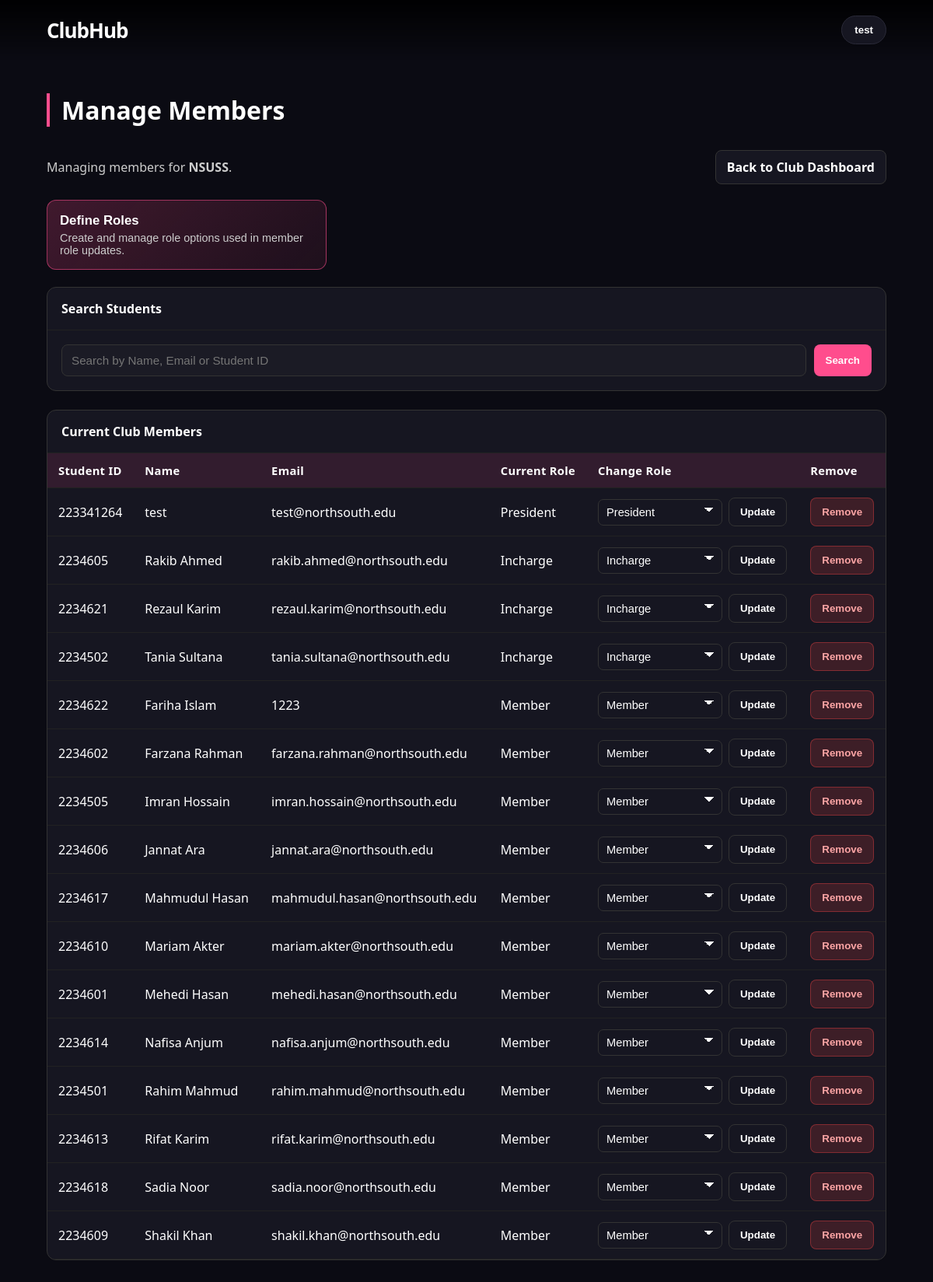
The page /manage_members.php (signed in) on the database its author committed.
### tables this page shows
CREATE TABLE `clubs` (
  `club_id` int(11) NOT NULL,
  `club_name` varchar(255) NOT NULL,
  `club_data` longtext DEFAULT NULL
);

CREATE TABLE `club_members` (
  `member_id` int(11) NOT NULL,
  `student_id` varchar(20) DEFAULT NULL,
  `club_id` int(11) DEFAULT NULL,
  `Role` varchar(255) DEFAULT NULL,
  `active` binary(1) DEFAULT '1'
);

CREATE TABLE `students` (
  `student_id` varchar(20) NOT NULL,
  `full_name` varchar(255) NOT NULL,
  `student_email` varchar(255) NOT NULL,
  `address` varchar(255) NOT NULL,
  `DOB` date DEFAULT NULL,
  `contact` varchar(15) DEFAULT NULL
);

CREATE TABLE `club_role_definitions` (
  `role_id` int(11) NOT NULL,
  `club_id` int(11) NOT NULL,
  `role_name` varchar(255) NOT NULL,
  `is_active` tinyint(1) DEFAULT 1
);

### manage_members.php (the view, shortened to what this page needs)
<?php
include 'connection.php';
function findClubForUser(mysqli $con, string $email, bool $ebOnly = true): ?array
{
    $roleClause = $ebOnly ? " AND UPPER(cm.Role) LIKE 'EB%'" : '';
    $sql = "
        SELECT c.club_id, c.club_name
        FROM students s
        INNER JOIN club_members cm ON cm.student_id = s.student_id AND cm.active = 1
        INNER JOIN clubs c ON c.club_id = cm.club_id
        WHERE s.student_email = ?
        $roleClause
        ORDER BY cm.member_id ASC
        LIMIT 1
    ";
    $stmt = $con->prepare($sql);
    $stmt->bind_param('s', $email);
    $stmt->execute();
    $row = $stmt->get_result()->fetch_assoc();
    return $row ?: null;
}
function normalizeRoleInput(string $value): string
{
    $value = trim($value);
    $value = preg_replace('/\s+/', ' ', $value);
    return trim((string)$value);
}
function roleDisplayName(string $roleName): string
{
    $normalized = normalizeRoleInput($roleName);
    $withoutPrefix = preg_replace('/^EB[\s\-_:]*/i', '', $normalized);
    $withoutPrefix = normalizeRoleInput((string)$withoutPrefix);
    return $withoutPrefix;
}
$email = (string)$_SESSION['Email'];
$displayName = $_SESSION['Name'] ?? null;
$clubId = intval($_SESSION['club_id'] ?? ($_SESSION['Club_id'] ?? 0));
$clubName = '';
if ($clubId <= 0 || $clubName === '') {
    $clubInfo = findClubForUser($con, $email, true);
    if ($clubInfo) {
        $clubId = intval($clubInfo['club_id']);
        $clubName = (string)$clubInfo['club_name'];
    }
}
$baseRoles = ['Member', 'Executive', 'President', 'EB-Executive', 'EB-President'];
$customRoles = [];
$memberRoleNames = [];
if ($clubId > 0) {
    $checkRoleTableSql = 'SELECT 1 FROM club_role_definitions LIMIT 1';
    $roleTableReady = mysqli_query($con, $checkRoleTableSql) !== false;
    if ($roleTableReady) {
        $rolesStmt = $con->prepare(
            'SELECT role_id, role_name
             FROM club_role_definitions
             WHERE club_id = ? AND is_active = 1
             ORDER BY role_name ASC'
        );
        if ($rolesStmt) {
            $rolesStmt->bind_param('i', $clubId);
            $rolesStmt->execute();
            $rolesResult = $rolesStmt->get_result();
            while ($row = $rolesResult->fetch_assoc()) {
                $customRoles[] = $row;
            }
        }
    }
}
if ($clubId > 0) {
    $memberRolesStmt = $con->prepare(
        'SELECT DISTINCT Role AS role_name
         FROM club_members
         WHERE club_id = ?
           AND active = 1
           AND Role IS NOT NULL
           AND TRIM(Role) <> ""
         ORDER BY role_name ASC'
    );
    if ($memberRolesStmt) {
        $memberRolesStmt->bind_param('i', $clubId);
        $memberRolesStmt->execute();
        $memberRolesResult = $memberRolesStmt->get_result();
        while ($roleRow = $memberRolesResult->fetch_assoc()) {
            $normalized = normalizeRoleInput((string)$roleRow['role_name']);
            if ($normalized !== '') {
                $memberRoleNames[] = $normalized;
            }
        }
    }
}
$customRoleNames = array_map(
    static function (array $row): string {
        return (string)$row['role_name'];
    },
    $customRoles
);
$customRoleNames = array_values(array_unique($customRoleNames));
$memberRoleNames = array_values(array_unique($memberRoleNames));
$allowedRoles = array_values(array_unique(array_merge($baseRoles, $customRoleNames, $memberRoleNames)));
$searchQuery = trim((string)($_GET['q'] ?? ''));
$members = [];
if ($clubId > 0) {
    $membersStmt = $con->prepare(
        "SELECT
            cm.member_id,
            cm.student_id,
            cm.Role,
            s.full_name,
            s.student_email
         FROM club_members cm
         INNER JOIN students s ON s.student_id = cm.student_id
         WHERE cm.club_id = ?
           AND cm.active = 1
         ORDER BY
            CASE UPPER(cm.Role)
                WHEN 'PRESIDENT' THEN 1
                WHEN 'EB-PRESIDENT' THEN 1
                WHEN 'EXECUTIVE' THEN 2
                WHEN 'EB-EXECUTIVE' THEN 2
                WHEN 'INCHARGE' THEN 2
                ELSE 3
            END,
            s.full_name ASC"
    );
    $membersStmt->bind_param('i', $clubId);
    $membersStmt->execute();
    $membersResult = $membersStmt->get_result();
    while ($row = $membersResult->fetch_assoc()) {
        $members[] = $row;
    }
}
?>
<!DOCTYPE html>
<html lang="en">
<head>
    <link rel="stylesheet" href="styles.css?v=<?php echo filemtime('styles.css'); ?>">
</head>
<body>
    <nav>
        <div class="logo">ClubHub</div>
        <div class="profile-menu" id="profile-menu">
            <button class="profile-trigger" id="profile-trigger" type="button" aria-expanded="false"><?php echo htmlspecialchars((string)$displayName); ?></button>
        </div>
    </nav>
    <section class="members-page">
        <div class="header">Manage Members</div>
        <div class="members-header">
            <p class="members-meta">
                <?php if ($clubId > 0): ?>
                    Managing members for <strong><?php echo htmlspecialchars($clubName !== '' ? $clubName : ('Club #' . $clubId)); ?></strong>.
                <?php else: ?>
                    No club was detected for this account.
                <?php endif; ?>
            </p>
            <a href="Club_dashboard.php" class="back-link">Back to Club Dashboard</a>
        </div>
        <div class="quick-actions">
            <button type="button" class="role-card" id="open-roles-modal" <?php echo $clubId <= 0 ? 'disabled' : ''; ?>>
                <span class="role-card-title">Define Roles</span>
                <span class="role-card-subtitle">Create and manage role options used in member role updates.</span>
            </button>
        </div>
        <div class="panel">
            <div class="panel-header">Search Students</div>
            <div class="panel-body">
                <form class="search-form" method="get" action="manage_members.php">
                    <input
                        class="search-input"
                        type="text"
                        name="q"
                        value="<?php echo htmlspecialchars($searchQuery); ?>"
                        placeholder="Search by Name, Email or Student ID"
                        <?php echo $clubId <= 0 ? 'disabled' : ''; ?>
                    >
                    <button class="btn" type="submit" <?php echo $clubId <= 0 ? 'disabled' : ''; ?>>Search</button>
                </form>
            </div>
        </div>
        <div class="panel">
            <div class="panel-header">Current Club Members</div>
            <div class="table-wrap">
                <table class="members-table">
                    <thead>
                        <tr>
                            <th>Student ID</th>
                            <th>Name</th>
                            <th>Email</th>
                            <th>Current Role</th>
                            <th>Change Role</th>
                            <th>Remove</th>
                        </tr>
                    </thead>
                    <tbody>
                        <?php if ($clubId <= 0): ?>
                            <tr>
                                <td colspan="6" class="empty-state">No club is linked to this account.</td>
                            </tr>
                        <?php elseif (empty($members)): ?>
                            <tr>
                                <td colspan="6" class="empty-state">No active members found for this club.</td>
                            </tr>
                        <?php else: ?>
                            <?php foreach ($members as $member): ?>
                                <?php
                                    $currentRole = (string)$member['Role'];
                                ?>
                                <tr>
                                    <td><?php echo htmlspecialchars((string)$member['student_id']); ?></td>
                                    <td><?php echo htmlspecialchars((string)$member['full_name']); ?></td>
                                    <td><?php echo htmlspecialchars((string)$member['student_email']); ?></td>
                                    <td><?php echo htmlspecialchars(roleDisplayName($currentRole)); ?></td>
                                    <td>
                                        <form method="post" class="inline-form" action="manage_members.php">
                                            <select class="role-select" name="role" aria-label="Update member role">
                                                <?php foreach ($allowedRoles as $roleOption): ?>
                                                    <option value="<?php echo htmlspecialchars($roleOption); ?>" <?php echo $roleOption === $currentRole ? 'selected' : ''; ?>>
                                                        <?php echo htmlspecialchars(roleDisplayName($roleOption)); ?>
                                                    </option>
                                                <?php endforeach; ?>
                                            </select>
                                            <button class="btn btn-secondary" type="submit">Update</button>
                                        </form>
                                    </td>
                                    <td>
                                        <form method="post" action="manage_members.php" onsubmit="return confirm('Remove this member from the club?');">
                                            <button class="btn btn-danger" type="submit">Remove</button>
                                        </form>
                                    </td>
                                </tr>
                            <?php endforeach; ?>
                        <?php endif; ?>
                    </tbody>
                </table>
            </div>
        </div>
    </section>
</body>
</html>

### styles.css (style rules this page uses)
:root { --pink: #ff4d8d; --dark-bg: #0b0b13; --card: #161621; --text: #ffffff; --muted: #cccccc; --overlay-nav: rgba(0, 0, 0, 0.9); --table-border: #333333; --table-row-border: #222222; --modal-overlay: rgba(0, 0, 0, 0.85); --transition: 0.8s cubic-bezier(0.4, 0, 0.2, 1); }
html { scroll-snap-type: y mandatory; scroll-behavior: smooth; }
body { margin: 0; font-family: 'Segoe UI', sans-serif; background: var(--dark-bg); color: var(--text); overflow-x: hidden; }
nav { display: flex; justify-content: space-between; padding: 20px 5%; background: linear-gradient(to bottom, var(--overlay-nav), transparent); position: fixed; width: 90%; z-index: 1000; align-items: center; }
.logo { font-size: 26px; font-weight: 900; letter-spacing: -1px; }
.profile-menu { position: relative; margin-left: auto; }
.profile-trigger { background: var(--card); color: var(--text); border: 1px solid #2a2a38; border-radius: 999px; padding: 10px 16px; font-weight: 600; cursor: pointer; }
.header { font-size: 2rem; margin-bottom: 30px; font-weight: 800; border-left: 4px solid var(--pink); padding-left: 15px; }

### manage_members.php (style rules this page uses)
html { scroll-snap-type: none; }
body { min-height: 100vh; }
.members-page { min-height: 100vh; padding: 120px 5% 60px 5%; background: var(--dark-bg); }
.members-header { display: flex; justify-content: space-between; align-items: center; gap: 16px; flex-wrap: wrap; margin-bottom: 20px; }
.members-meta { color: var(--muted); margin: 0; }
.back-link { display: inline-block; text-decoration: none; color: var(--text); border: 1px solid var(--table-border); background: var(--card); border-radius: 8px; padding: 10px 14px; transition: 0.2s ease; font-weight: 600; }
.quick-actions { margin-bottom: 22px; }
.role-card { width: 100%; max-width: 360px; text-align: left; background: linear-gradient(135deg, rgba(255, 77, 141, 0.22), rgba(255, 77, 141, 0.08)); border: 1px solid rgba(255, 77, 141, 0.55); color: var(--text); border-radius: 12px; padding: 16px; cursor: pointer; transition: 0.2s ease; }
.role-card-title { display: block; font-size: 1.05rem; font-weight: 800; margin-bottom: 4px; }
.role-card-subtitle { display: block; font-size: 0.9rem; color: var(--muted); }
.panel { background: var(--card); border: 1px solid var(--table-border); border-radius: 12px; margin-bottom: 24px; overflow: hidden; }
.panel-header { padding: 16px 18px; border-bottom: 1px solid var(--table-row-border); font-weight: 700; }
.panel-body { padding: 18px; }
.search-form { display: flex; gap: 10px; flex-wrap: wrap; }
.search-input { flex: 1; min-width: 240px; padding: 11px 12px; border-radius: 8px; border: 1px solid var(--table-border); background: rgba(255, 255, 255, 0.02); color: var(--text); font-size: 0.95rem; }
.btn { border: 1px solid transparent; border-radius: 8px; padding: 10px 14px; font-weight: 600; cursor: pointer; transition: 0.2s ease; background: var(--pink); color: #fff; }
.btn-secondary { background: transparent; border-color: var(--table-border); color: var(--text); }
.btn-danger { background: rgba(239, 68, 68, 0.18); border-color: rgba(239, 68, 68, 0.4); color: #fca5a5; }
.table-wrap { overflow-x: auto; }
.members-table { width: 100%; border-collapse: collapse; color: var(--text); }
.members-table th, .members-table td { padding: 12px 14px; border-bottom: 1px solid var(--table-row-border); text-align: left; vertical-align: middle; }
.members-table thead th { background: rgba(255, 77, 141, 0.12); font-size: 0.92rem; letter-spacing: 0.02em; }
.inline-form { display: flex; align-items: center; gap: 8px; margin: 0; }
.role-select { min-width: 160px; padding: 8px 36px 8px 10px; border-radius: 7px; border: 1px solid var(--table-border); background-color: var(--card); color: var(--text); font-size: 0.92rem; appearance: none; -webkit-appearance: none; -moz-appearance: none; background-image: linear-gradient(45deg, transparent 50%, var(--text) 50%), linear-gradient(135deg, var(--text) 50%, transparent 50%); background-position: calc(100% - 16px) calc(50% - 3px), calc(100% - 10px) calc(50% - 3px); background-size: 6px 6px, 6px 6px; background-repeat: no-repeat; }
.role-select option { background-color: var(--card); color: var(--text); }

### rows shown on the page
clubs: club_name "NSUSS"
club_members: student "223341264", student.full_name "test", student.student_email "test@northsouth.edu", Role "President", role "President"
club_members: student "2234605", student.full_name "Rakib Ahmed", student.student_email "rakib.ahmed@northsouth.edu", Role "Incharge", role "Incharge"
club_members: student "2234621", student.full_name "Rezaul Karim", student.student_email "rezaul.karim@northsouth.edu", Role "Incharge", role "Incharge"
club_members: student "2234502", student.full_name "Tania Sultana", student.student_email "tania.sultana@northsouth.edu", Role "Incharge", role "Incharge"
club_members: student "2234622", student.full_name "Fariha Islam", student.student_email "1223", Role "Member", role "Member"
club_members: student "2234602", student.full_name "Farzana Rahman", student.student_email "farzana.rahman@northsouth.edu", Role "Member", role "Member"
club_members: student "2234505", student.full_name "Imran Hossain", student.student_email "imran.hossain@northsouth.edu", Role "Member", role "Member"
club_members: student "2234606", student.full_name "Jannat Ara", student.student_email "jannat.ara@northsouth.edu", Role "Member", role "Member"
club_members: student "2234617", student.full_name "Mahmudul Hasan", student.student_email "mahmudul.hasan@northsouth.edu", Role "Member", role "Member"
club_members: student "2234610", student.full_name "Mariam Akter", student.student_email "mariam.akter@northsouth.edu", Role "Member", role "Member"
club_members: student "2234601", student.full_name "Mehedi Hasan", student.student_email "mehedi.hasan@northsouth.edu", Role "Member", role "Member"
club_members: student "2234614", student.full_name "Nafisa Anjum", student.student_email "nafisa.anjum@northsouth.edu", Role "Member", role "Member"
club_members: student "2234501", student.full_name "Rahim Mahmud", student.student_email "rahim.mahmud@northsouth.edu", Role "Member", role "Member"
club_members: student "2234613", student.full_name "Rifat Karim", student.student_email "rifat.karim@northsouth.edu", Role "Member", role "Member"
club_members: student "2234618", student.full_name "Sadia Noor", student.student_email "sadia.noor@northsouth.edu", Role "Member", role "Member"
club_members: student "2234609", student.full_name "Shakil Khan", student.student_email "shakil.khan@northsouth.edu", Role "Member", role "Member"

### other values the page prints
$displayName "test"
